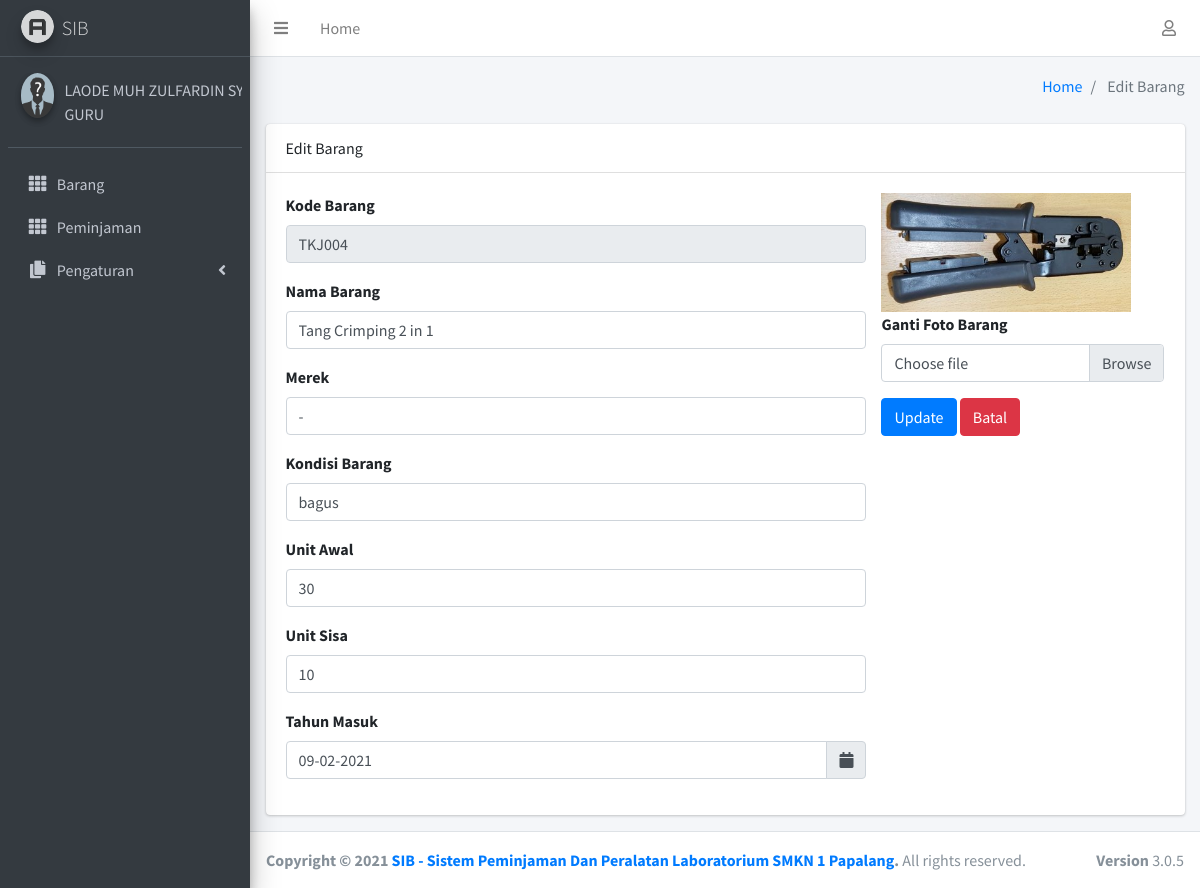
The app's page /dashboard/editbarang.php?id=13 (signed in) with its own data.
### tables this page shows
CREATE TABLE `barang` (
  `id_barang` int(11) NOT NULL,
  `kodebarang` varchar(100) NOT NULL,
  `namabarang` varchar(100) NOT NULL,
  `kondisibarang` varchar(300) NOT NULL,
  `merek` varchar(100) NOT NULL,
  `stok` varchar(100) NOT NULL,
  `stoksisa` varchar(200) NOT NULL,
  `tahun` varchar(100) NOT NULL,
  `gambar` varchar(200) NOT NULL,
  `jurusan` varchar(100) NOT NULL
);

### dashboard/editbarang.php (the view, shortened to what this page needs)
<?php
include "global_header.php"; ?>
<div class="content">
    <div class="container-fluid">
        <div class="row">
            <div class="col-lg-12">
                <div class="card">
                    <div class="card-header">Edit Barang</div>
                    <div class="card-body">
                    <?php
                    $query = $koneksi->query("SELECT * FROM barang WHERE id_barang = '$_GET[id]'");
                    if(is_array($query) || is_object($query)){
                    foreach ($query as $data) {
                    ?>
                        <form action="prosesedit.php?id=<?= $_GET['id'];?>" method="post" enctype="multipart/form-data">
                            <div class="row">
                                <div class="col-md-8">
                                <div class="form-group">
                                        <label>Kode Barang</label>
                                        <input class="form-control" name="kodebarang" id="kodebarang" type="text"
                                            value="<?= $data['kodebarang']; ?>" readonly>
                                    </div>
                                    <div class="form-group">
                                        <label>Nama Barang</label>
                                        <input class="form-control" name="namabarang" id="nama" type="text"
                                            value="<?= $data['namabarang']; ?>" placeholder="Masukkan Nama Barang">
                                    </div>
                                    <div class="form-group">
                                        <label>Merek</label>
                                        <input class="form-control" name="merek" id="harga" type="text"
                                            value="<?= $data['merek']; ?>" placeholder="Masukkan merek barang">
                                    </div>
                                    <div class="form-group">
                                        <label>Kondisi Barang</label>
                                        <input class="form-control" name="kondisibarang" id="harga" type="text"
                                            value="<?= $data['kondisibarang']; ?>" placeholder="Masukkan kondisi barang">
                                    </div>
                                    <div class="form-group">
                                        <label>Unit Awal</label>
                                        <input class="form-control" name="stok" id="stok" type="number"
                                            value="<?= $data['stok']; ?>" placeholder="Masukkan jumlah stok">
                                    </div>
                                    <div class="form-group">
                                        <label>Unit Sisa</label>
                                        <input class="form-control" name="stoksisa" id="stok" type="number"
                                            value="<?= $data['stoksisa']; ?>" placeholder="Masukkan jumlah stok">
                                    </div>
                                    <div class="form-group">
                                        <label>Tahun Masuk</label>
                                        <div class="input-group date" id="reservationdate" data-target-input="nearest">
                                            <input name="tahun" type="text" class="form-control datetimepicker-input"
                                                value="<?= $data['tahun']; ?>" data-target="#reservationdate">
                                            <div class="input-group-append" data-target="#reservationdate"
                                                data-toggle="datetimepicker">
                                                <div class="input-group-text"><i class="fa fa-calendar"></i></div>
                                            </div>
                                        </div>
                                    </div>
                                </div>
                                <div class="col-md-4">
                                        <img src="./img/barang/<?= $data['gambar']; ?>" style="
    width: 250px;
" alt="">
                                        <div class="form-group">
                                        <label for="foto">Ganti Foto Barang</label>
                                        <div class="custom-file">
                                            <label class="custom-file-label" for="customFile">Choose file</label>
                                        </div>
                                    </div>
                                    <div class="form-group form-actions">
                                        <input class="btn btn-primary"  type="submit" value="Update">
                                        <input class="btn btn-danger" id="reset" type="reset" value="Batal"
                                            onclick="self.history.back()">
                                    </div>
                                </div>
                            </div>
                        </form>
                        <?php }} ?>
                    </div>
                </div>
            </div>
        </div>
    </div>
</div>
</div>
<?php include "global_footer.php"; ?>

### records on screen
barang: kodebarang "TKJ004", namabarang "Tang Crimping 2 in 1", merek "-", kondisibarang "bagus", stok "30", stoksisa "10", tahun "09-02-2021", gambar (picture)

### other values on screen
$_SESSION['nama_lengkap'] "LAODE MUH ZULFARDIN…"
$_SESSION['level'] "GURU"
$halaman "Edit Barang"
